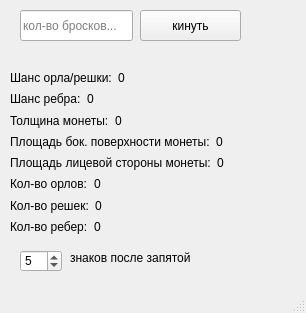
<?xml version="1.0" encoding="UTF-8"?>
<ui version="4.0">
 <class>MainWindow</class>
 <widget class="QMainWindow" name="MainWindow">
  <property name="geometry">
   <rect>
    <x>0</x>
    <y>0</y>
    <width>306</width>
    <height>313</height>
   </rect>
  </property>
  <property name="windowTitle">
   <string>MainWindow</string>
  </property>
  <widget class="QWidget" name="centralwidget">
   <widget class="QPushButton" name="go">
    <property name="geometry">
     <rect>
      <x>140</x>
      <y>10</y>
      <width>101</width>
      <height>31</height>
     </rect>
    </property>
    <property name="text">
     <string>кинуть</string>
    </property>
   </widget>
   <widget class="QLineEdit" name="amount">
    <property name="geometry">
     <rect>
      <x>20</x>
      <y>10</y>
      <width>113</width>
      <height>31</height>
     </rect>
    </property>
    <property name="placeholderText">
     <string>кол-во бросков...</string>
    </property>
   </widget>
   <widget class="QLabel" name="err_msg">
    <property name="geometry">
     <rect>
      <x>10</x>
      <y>45</y>
      <width>231</width>
      <height>21</height>
     </rect>
    </property>
    <property name="font">
     <font>
      <pointsize>10</pointsize>
     </font>
    </property>
    <property name="text">
     <string> </string>
    </property>
    <property name="indent">
     <number>-2</number>
    </property>
   </widget>
   <widget class="QLabel" name="label_6">
    <property name="geometry">
     <rect>
      <x>70</x>
      <y>250</y>
      <width>141</width>
      <height>16</height>
     </rect>
    </property>
    <property name="text">
     <string>знаков после запятой</string>
    </property>
   </widget>
   <widget class="QSpinBox" name="afta">
    <property name="geometry">
     <rect>
      <x>20</x>
      <y>250</y>
      <width>42</width>
      <height>22</height>
     </rect>
    </property>
    <property name="value">
     <number>5</number>
    </property>
   </widget>
   <widget class="QWidget" name="">
    <property name="geometry">
     <rect>
      <x>10</x>
      <y>70</y>
      <width>291</width>
      <height>164</height>
     </rect>
    </property>
    <layout class="QVBoxLayout" name="verticalLayout">
     <item>
      <layout class="QHBoxLayout" name="horizontalLayout" stretch="0,2">
       <item>
        <widget class="QLabel" name="label">
         <property name="text">
          <string>Шанс орла/решки:</string>
         </property>
        </widget>
       </item>
       <item>
        <widget class="QLabel" name="htc">
         <property name="text">
          <string>0</string>
         </property>
        </widget>
       </item>
      </layout>
     </item>
     <item>
      <layout class="QHBoxLayout" name="horizontalLayout_2" stretch="0,2">
       <item>
        <widget class="QLabel" name="label_2">
         <property name="text">
          <string>Шанс ребра:</string>
         </property>
        </widget>
       </item>
       <item>
        <widget class="QLabel" name="ec">
         <property name="text">
          <string>0</string>
         </property>
        </widget>
       </item>
      </layout>
     </item>
     <item>
      <layout class="QHBoxLayout" name="horizontalLayout_3" stretch="0,2">
       <item>
        <widget class="QLabel" name="label_3">
         <property name="text">
          <string>Толщина монеты:</string>
         </property>
        </widget>
       </item>
       <item>
        <widget class="QLabel" name="h">
         <property name="text">
          <string>0</string>
         </property>
        </widget>
       </item>
      </layout>
     </item>
     <item>
      <layout class="QHBoxLayout" name="horizontalLayout_8" stretch="0,2">
       <item>
        <widget class="QLabel" name="label_5">
         <property name="text">
          <string>Площадь бок. поверхности монеты:</string>
         </property>
        </widget>
       </item>
       <item>
        <widget class="QLabel" name="h_s">
         <property name="text">
          <string>0</string>
         </property>
        </widget>
       </item>
      </layout>
     </item>
     <item>
      <layout class="QHBoxLayout" name="horizontalLayout_4" stretch="0,2">
       <item>
        <widget class="QLabel" name="label_4">
         <property name="text">
          <string>Площадь лицевой стороны монеты:</string>
         </property>
        </widget>
       </item>
       <item>
        <widget class="QLabel" name="s">
         <property name="text">
          <string>0</string>
         </property>
        </widget>
       </item>
      </layout>
     </item>
     <item>
      <layout class="QHBoxLayout" name="horizontalLayout_5" stretch="0,2">
       <item>
        <widget class="QLabel" name="label_10">
         <property name="text">
          <string>Кол-во орлов:</string>
         </property>
        </widget>
       </item>
       <item>
        <widget class="QLabel" name="heads">
         <property name="text">
          <string>0</string>
         </property>
        </widget>
       </item>
      </layout>
     </item>
     <item>
      <layout class="QHBoxLayout" name="horizontalLayout_6" stretch="0,2">
       <item>
        <widget class="QLabel" name="label_9">
         <property name="text">
          <string>Кол-во решек:</string>
         </property>
        </widget>
       </item>
       <item>
        <widget class="QLabel" name="tails">
         <property name="text">
          <string>0</string>
         </property>
        </widget>
       </item>
      </layout>
     </item>
     <item>
      <layout class="QHBoxLayout" name="horizontalLayout_7" stretch="0,2">
       <item>
        <widget class="QLabel" name="label_11">
         <property name="text">
          <string>Кол-во ребер:</string>
         </property>
        </widget>
       </item>
       <item>
        <widget class="QLabel" name="edges">
         <property name="text">
          <string>0</string>
         </property>
        </widget>
       </item>
      </layout>
     </item>
    </layout>
   </widget>
  </widget>
  <widget class="QMenuBar" name="menubar">
   <property name="geometry">
    <rect>
     <x>0</x>
     <y>0</y>
     <width>306</width>
     <height>21</height>
    </rect>
   </property>
  </widget>
  <widget class="QStatusBar" name="statusbar"/>
 </widget>
 <resources/>
 <connections/>
</ui>
